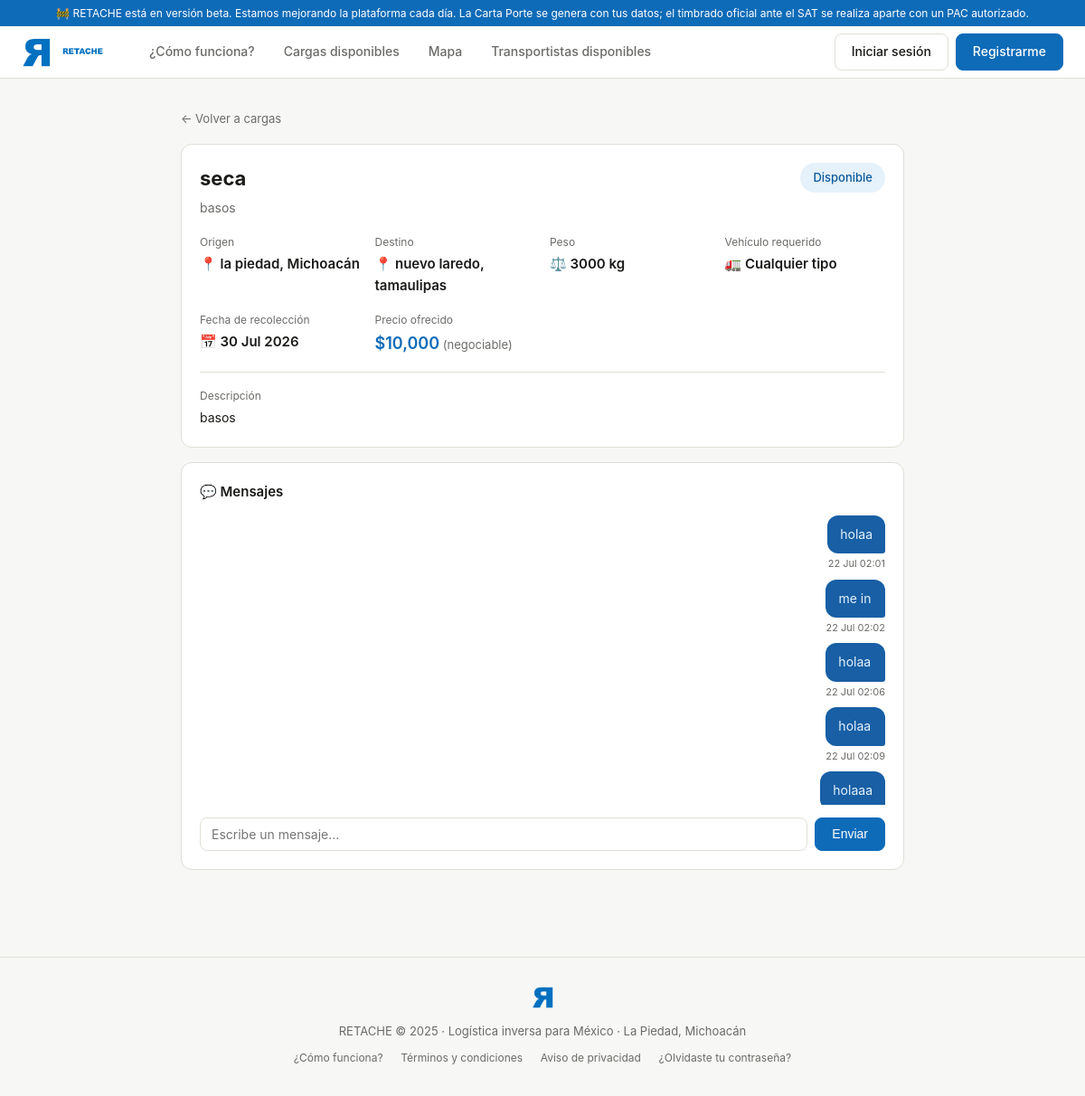
The page /cargas/1 on the database its author committed.
### models.py (models this page shows)
class Carga(Base):
    __tablename__ = "cargas"
    id = Column(Integer, primary_key=True, index=True)
    empresa_id = Column(Integer, ForeignKey("empresas.id"), nullable=False)
    transportista_id = Column(Integer, ForeignKey("transportistas.id"), nullable=True)
    titulo = Column(String(150), nullable=False)
    descripcion = Column(Text, nullable=True)
    tipo_mercancia = Column(String(100), nullable=False)
    peso_kg = Column(Float, nullable=False)
    volumen_m3 = Column(Float, nullable=True)
    requiere_refrigeracion = Column(Boolean, default=False)
    mercancia_peligrosa = Column(Boolean, default=False)
    origen_ciudad = Column(String(100), nullable=False)
    origen_estado = Column(String(50), nullable=False)
    origen_lat = Column(Float, nullable=True)
    origen_lng = Column(Float, nullable=True)
    destino_ciudad = Column(String(100), nullable=False)
    destino_estado = Column(String(50), nullable=False)
    destino_lat = Column(Float, nullable=True)
    destino_lng = Column(Float, nullable=True)
    fecha_recoleccion = Column(DateTime, nullable=False)
    fecha_entrega_estimada = Column(DateTime, nullable=True)
    tipo_vehiculo_requerido = Column(String(30), nullable=True)
    precio_ofrecido_mxn = Column(Float, nullable=False)
    precio_negociable = Column(Boolean, default=True)
    estado = Column(String(30), default=EstadoCarga.disponible)
    fecha_publicacion = Column(DateTime, server_default=func.now())
    fecha_asignacion = Column(DateTime, nullable=True)
    fecha_completada = Column(DateTime, nullable=True)
    carta_porte_generada = Column(Boolean, default=False)
    carta_porte_uuid = Column(String(100), nullable=True)
    carta_porte_xml = Column(Text, nullable=True)
    empresa = relationship("Empresa", back_populates="cargas_publicadas")
    transportista = relationship("Transportista", back_populates="cargas")
    mensajes = relationship("Mensaje", back_populates="carga")
    resenas = relationship("Resena", back_populates="carga")

class Mensaje(Base):
    __tablename__ = "mensajes"
    id = Column(Integer, primary_key=True, index=True)
    carga_id = Column(Integer, ForeignKey("cargas.id"), nullable=True)
    remitente_transportista_id = Column(Integer, ForeignKey("transportistas.id"), nullable=True)
    remitente_empresa_id = Column(Integer, ForeignKey("empresas.id"), nullable=True)
    contenido = Column(Text, nullable=False)
    leido = Column(Boolean, default=False)
    fecha_envio = Column(DateTime, server_default=func.now())
    carga = relationship("Carga", back_populates="mensajes")
    remitente_transportista = relationship("Transportista", foreign_keys=[remitente_transportista_id], back_populates="mensajes_enviados")
    remitente_empresa = relationship("Empresa", foreign_keys=[remitente_empresa_id], back_populates="mensajes_enviados")

### main.py (the view)
@app.get("/cargas/{carga_id}", response_class=HTMLResponse)
async def detalle_carga(request: Request, carga_id: int, db: Session = Depends(get_db)):
    carga = db.query(Carga).filter(Carga.id == carga_id).first()
    if not carga:
        raise HTTPException(status_code=404, detail="Carga no encontrada")
    mensajes = (
        db.query(Mensaje)
        .filter(Mensaje.carga_id == carga_id)
        .order_by(Mensaje.fecha_envio.asc())
        .all()
    )
    return templates.TemplateResponse("detalle_carga.html", contexto(request, db,
        carga=carga,
        mensajes=mensajes,
    ))

### templates/detalle_carga.html (shortened to what this page needs)
{% extends "base.html" %}
{% block content %}
<div style="max-width:800px; margin:0 auto;">
  <a href="/cargas" style="font-size:13px; color:var(--texto-suave);">← Volver a cargas</a>
  <div class="card" style="margin:16px 0;">
    <div style="display:flex; justify-content:space-between; align-items:flex-start; flex-wrap:wrap; gap:12px; margin-bottom:16px;">
      <div><h1 style="font-size:22px; font-weight:700; margin-bottom:4px;">{{ carga.tipo_mercancia }}</h1><div style="color:var(--texto-suave); font-size:14px;">{{ carga.titulo }}</div></div>
      {% if carga.estado == 'disponible' %}<span class="badge badge-verde" style="font-size:13px; padding:6px 14px;">Disponible</span>
      {% elif carga.estado == 'asignada' %}<span class="badge badge-azul" style="font-size:13px; padding:6px 14px;">Asignada</span>
      {% elif carga.estado == 'completada' %}<span class="badge badge-verde" style="font-size:13px; padding:6px 14px;">Completada ✓</span>{% endif %}
    </div>
    <div style="display:grid; grid-template-columns:repeat(auto-fit, minmax(160px,1fr)); gap:16px;">
      <div><div style="font-size:12px; color:var(--texto-suave); margin-bottom:3px;">Origen</div><div style="font-weight:600;">📍 {{ carga.origen_ciudad }}, {{ carga.origen_estado }}</div></div>
      <div><div style="font-size:12px; color:var(--texto-suave); margin-bottom:3px;">Destino</div><div style="font-weight:600;">📍 {{ carga.destino_ciudad }}, {{ carga.destino_estado }}</div></div>
      <div><div style="font-size:12px; color:var(--texto-suave); margin-bottom:3px;">Peso</div><div style="font-weight:600;">⚖️ {{ carga.peso_kg | int }} kg</div></div>
      <div><div style="font-size:12px; color:var(--texto-suave); margin-bottom:3px;">Vehículo requerido</div><div style="font-weight:600;">🚛 {{ carga.tipo_vehiculo_requerido or 'Cualquier tipo' }}</div></div>
      <div><div style="font-size:12px; color:var(--texto-suave); margin-bottom:3px;">Fecha de recolección</div><div style="font-weight:600;">📅 {{ carga.fecha_recoleccion.strftime('%d %b %Y') }}</div></div>
      <div><div style="font-size:12px; color:var(--texto-suave); margin-bottom:3px;">Precio ofrecido</div><div style="font-weight:600; font-size:18px; color:var(--verde);">${{ "{:,.0f}".format(carga.precio_ofrecido_mxn) }}{% if carga.precio_negociable %}<span style="font-size:13px; font-weight:400; color:var(--texto-suave);"> (negociable)</span>{% endif %}</div></div>
    </div>
    {% if carga.descripcion %}<div style="margin-top:16px; padding-top:16px; border-top:1px solid var(--gris-borde);"><div style="font-size:12px; color:var(--texto-suave); margin-bottom:4px;">Descripción</div><p style="font-size:14px;">{{ carga.descripcion }}</p></div>{% endif %}
  </div>
  <div class="card" style="margin-bottom:16px;">
    <h2 style="font-size:15px; font-weight:600; margin-bottom:14px;">💬 Mensajes</h2>
    <div style="min-height:100px; max-height:320px; overflow-y:auto; margin-bottom:14px; display:flex; flex-direction:column; gap:8px;">
      {% for msg in mensajes %}
      {% if (sesion.tipo == 'transportista' and msg.remitente_empresa_id) or (sesion.tipo == 'empresa' and msg.remitente_transportista_id) %}
      <div style="max-width:75%;"><div style="background:var(--gris-bg); border-radius:12px; border-bottom-left-radius:3px; padding:10px 14px; font-size:14px;">{{ msg.contenido }}</div><div style="font-size:11px; color:var(--texto-suave); margin-top:3px;">{{ msg.fecha_envio.strftime('%d %b %H:%M') }}</div></div>
      {% else %}
      <div style="max-width:75%; align-self:flex-end;"><div style="background:#185FA5; color:#E6F1FB; border-radius:12px; border-bottom-right-radius:3px; padding:10px 14px; font-size:14px;">{{ msg.contenido }}</div><div style="font-size:11px; color:var(--texto-suave); margin-top:3px; text-align:right;">{{ msg.fecha_envio.strftime('%d %b %H:%M') }}</div></div>
      {% endif %}
      {% else %}
      <p style="color:var(--texto-suave); font-size:14px; text-align:center; padding:20px;">Aún no hay mensajes. Contacta al transportista para coordinar.</p>
      {% endfor %}
    </div>
    <form action="/mensajes/enviar" method="POST" style="display:flex; gap:8px;">
      <input type="text" name="contenido" placeholder="Escribe un mensaje..." style="flex:1;" required>
      <button type="submit" class="btn btn-primary">Enviar</button>
    </form>
  </div>
</div>
{% endblock %}

### templates/base.html (style rules this page uses)
*, *::before, *::after { box-sizing: border-box; margin: 0; padding: 0; }
:root { --verde: #0E6BB8; --verde-claro: #1481D9; --verde-bg: #E5F1FB; --gris-bg: #F7F7F5; --gris-borde: #E0DED6; --texto: #1A1A18; --texto-suave: #6B6B68; --amber: #BA7517; --amber-bg: #FAEEDA; --rojo-bg: #FCEBEB; --rojo: #A32D2D; --azul: #0E6BB8; --azul-bg: #E5F1FB; }
body { font-family: -apple-system, BlinkMacSystemFont, 'Segoe UI', sans-serif; background: var(--gris-bg); color: var(--texto); font-size: 15px; line-height: 1.6; }
a { color: var(--verde); text-decoration: none; }
.btn { display: inline-flex; align-items: center; gap: 6px; padding: 8px 18px; border-radius: 8px; font-size: 14px; font-weight: 500; cursor: pointer; border: 1px solid var(--gris-borde); background: #fff; color: var(--texto); transition: all .15s; text-decoration: none; }
.btn-primary { background: var(--verde); color: #fff; border-color: var(--verde); }
.badge { display: inline-block; padding: 2px 10px; border-radius: 20px; font-size: 12px; font-weight: 500; }
.badge-verde { background: var(--verde-bg); color: #0B5A9C; }
.card { background: #fff; border: 1px solid var(--gris-borde); border-radius: 12px; padding: 20px; }
input[type=text], input[type=email], input[type=password], input[type=number], input[type=tel], input[type=date], select, textarea { width: 100%; padding: 9px 12px; border: 1px solid var(--gris-borde); border-radius: 8px; font-size: 14px; color: var(--texto); background: #fff; outline: none; transition: border .15s; font-family: inherit; }

### rows shown on the page
Carga: tipo_mercancia "seca", titulo "basos", origen_ciudad "la piedad", origen_estado "Michoacán", destino_ciudad "nuevo laredo", destino_estado "tamaulipas", peso_kg "3000", tipo_vehiculo_requerido "Cualquier tipo", fecha_recoleccion "30 Jul 2026", precio_ofrecido_mxn "10,000", descripcion "basos"
Mensaje: contenido "holaa", fecha_envio "22 Jul 02:01"
Mensaje: contenido "me in", fecha_envio "22 Jul 02:02"
Mensaje: contenido "holaa", fecha_envio "22 Jul 02:06"
Mensaje: contenido "holaa", fecha_envio "22 Jul 02:09"
Mensaje: contenido "holaaa"
